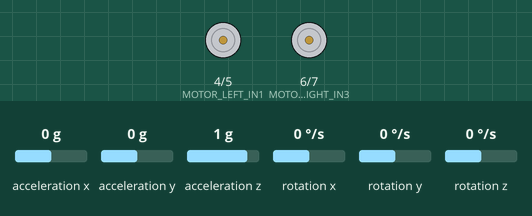
Bench run of a sketch on a simulated ESP32-S3. On the bench: motor-driver pin pairs drawn as motors (green arrow = first pin HIGH = forward, orange = second pin HIGH = backward, longer = more drive, scaled by the enable pin). The inputs (shaded band) are chosen by the test bench; at power-on: rotation z 0 °/s, acceleration x 0 g, acceleration y 0 g, acceleration z 1 g, rotation x 0 °/s, rotation y 0 °/s. What the sketch prints to the serial monitor is not drawn.

Above: at 11.1 s.
11.2 s: rotation z set to 100 °/s
At 11.2 s:
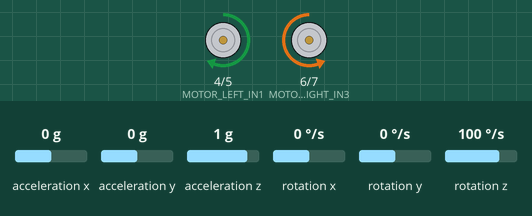
13.6 s: rotation z set to -192 °/s
Timing chart, 0 to 25.6 s (numbered marks = the images above; inputs shaded):
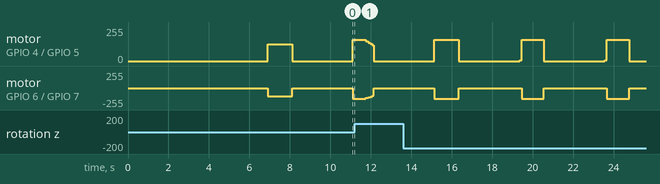

The sketch:

gyro_turn.ino
```cpp
#include <MPU9250_asukiaaa.h>
#include <PID_v1.h>
#include <Wire.h>

#define MPU_SDA_PIN 8
#define MPU_SCL_PIN 9
#define MOTOR_LEFT_IN1 4
#define MOTOR_LEFT_IN2 5
#define MOTOR_LEFT_PWM 15
#define MOTOR_RIGHT_IN3 6
#define MOTOR_RIGHT_IN4 7
#define MOTOR_RIGHT_PWM 16

MPU9250_asukiaaa mpu;

double angle = 0, Setpoint, Input, Output;
bool isFirstTurn = 1;
unsigned long lastTime = 0;
// PID Setup
double Kp = 1.0, Ki = 0.01, Kd = 0.15;
PID myPID(&Input, &Output, &Setpoint, Kp, Ki, Kd, DIRECT);
// Gyro bias offsets (X, Y, Z)
float gyroBias[3] = {0, 0, 0};


void setup() {
  // setup_infrareds();

  pinMode(MOTOR_LEFT_IN1,OUTPUT);
  pinMode(MOTOR_LEFT_IN2,OUTPUT);
  pinMode(MOTOR_LEFT_PWM,OUTPUT);
  pinMode(MOTOR_RIGHT_IN3,OUTPUT);
  pinMode(MOTOR_RIGHT_IN4,OUTPUT);
  pinMode(MOTOR_RIGHT_PWM,OUTPUT);

  Serial.begin(115200);
  Wire.begin(MPU_SDA_PIN, MPU_SCL_PIN); // SDA, SCL

  // pinMode(LEFT_ENCODER_PIN, INPUT);
  // pinMode(RIGHT_ENCODER_PIN, INPUT);
  // setup_encoders();

  myPID.SetMode(AUTOMATIC);
  myPID.SetOutputLimits(-255, 255);
  mpu.setWire(&Wire);
  mpu.beginAccel();
  mpu.beginGyro();

  calibrateGyro();

  Serial.println("MPU6500 initialization done.");
}

void loop() {
  if (isFirstTurn) {
    turnRobot(125.0); // greater offset needed for first turn - or maybe motors need an initial kick
    isFirstTurn = 0;
  }
  else {
    turnRobot(95.0); // turn 90 degrees (+ offset)
  }
  delay(3000);
}

void calibrateGyro() {
  Serial.println("Calibrating gyro. Keep sensor still...");
  delay(100);

  const int numSamples = 1000;
  float sumX = 0, sumY = 0, sumZ = 0;

  for (int i = 0; i < numSamples; i++) {
    if (mpu.gyroUpdate() == 0) { // Successfully read gyro
      sumX += mpu.gyroX();
      sumY += mpu.gyroY();
      sumZ += mpu.gyroZ();
    }
    delay(5);
  }

  // Calculate average bias (offset)
  gyroBias[0] = sumX / numSamples;
  gyroBias[1] = sumY / numSamples;
  gyroBias[2] = sumZ / numSamples;

  Serial.print("Gyro Bias (X/Y/Z): ");
  Serial.print(gyroBias[0], 4);
  Serial.print(", ");
  Serial.print(gyroBias[1], 4);
  Serial.print(", ");
  Serial.println(gyroBias[2], 4);
}


void turnRobot(float targetAngle) {
  myPID.SetMode(MANUAL);  // Reset internal PID state - ensures no carry-over from previous turns
  myPID.SetMode(AUTOMATIC);
  angle = 0; // Reset angle
  Setpoint = normalizeAngle(targetAngle);
  lastTime = millis(); // initialize lastTime - so it deosn't start with 0, flubbing the calculations form the get-go
  unsigned long endTime = millis() + 1200; // forcefully stops the movement after 1.2 seconds
  while (abs(normalizeAngle(angle - Setpoint)) > 2.0 && millis() < endTime) {
    updateAngle();
    Input = normalizeAngle(angle);
    myPID.Compute();
    driveMotors(Output);
    delay(10);
  }
  stopMotors();
}

float normalizeAngle(float angle) {
  angle = fmod(angle, 360); // Reduce to [0, 360)
  if (angle > 180) // normaliza in the [-180, 180] range
    angle -= 360;
  return angle;
}

void updateAngle() {
  unsigned long currentTime = millis();
  float deltaTime = (currentTime - lastTime) / 1000.0;
  lastTime = currentTime;
  mpu.gyroUpdate();
  float gyroZ = mpu.gyroZ() - gyroBias[2];
  angle += gyroZ * deltaTime;
}

void driveMotors(double pidOutput) {
  int leftPower = constrain(pidOutput, -160, 160);
  int rightPower = constrain(-pidOutput, -160, 160);
  moveMotor(1, (leftPower > 0) ? 0 : 1, abs(leftPower));  // Left motor
  moveMotor(2, (rightPower > 0) ? 0 : 1, abs(rightPower)); // Right motor
}

void stopMotors(void) {
  moveMotor(1, 1, 0);
  moveMotor(2, 1, 0);
}

void moveMotor(int motorNumber, int direction, int pwmPow) {
  //motorNumber: 1 == left; 2 == right
  // direction == 1 - forward
  // direction == 0 -backward

  if (motorNumber == 1) {
    if (direction == 1) {
      digitalWrite(MOTOR_LEFT_IN1, LOW);
      digitalWrite(MOTOR_LEFT_IN2, HIGH);
    }
    else {
      digitalWrite(MOTOR_LEFT_IN1, HIGH);
      digitalWrite(MOTOR_LEFT_IN2, LOW);
    }
    analogWrite(MOTOR_LEFT_PWM, pwmPow);
  }
  else if (motorNumber == 2) {
    if (direction == 1) {
      digitalWrite(MOTOR_RIGHT_IN3, LOW);
      digitalWrite(MOTOR_RIGHT_IN4, HIGH);
    }
    else {
      digitalWrite(MOTOR_RIGHT_IN3, HIGH);
      digitalWrite(MOTOR_RIGHT_IN4, LOW);
    }
    analogWrite(MOTOR_RIGHT_PWM, pwmPow);
  }
  else{
    Serial.print("Error: motor nonexistent - pausing execution");
    while(1) {
      ;
    }
  }
}
```
